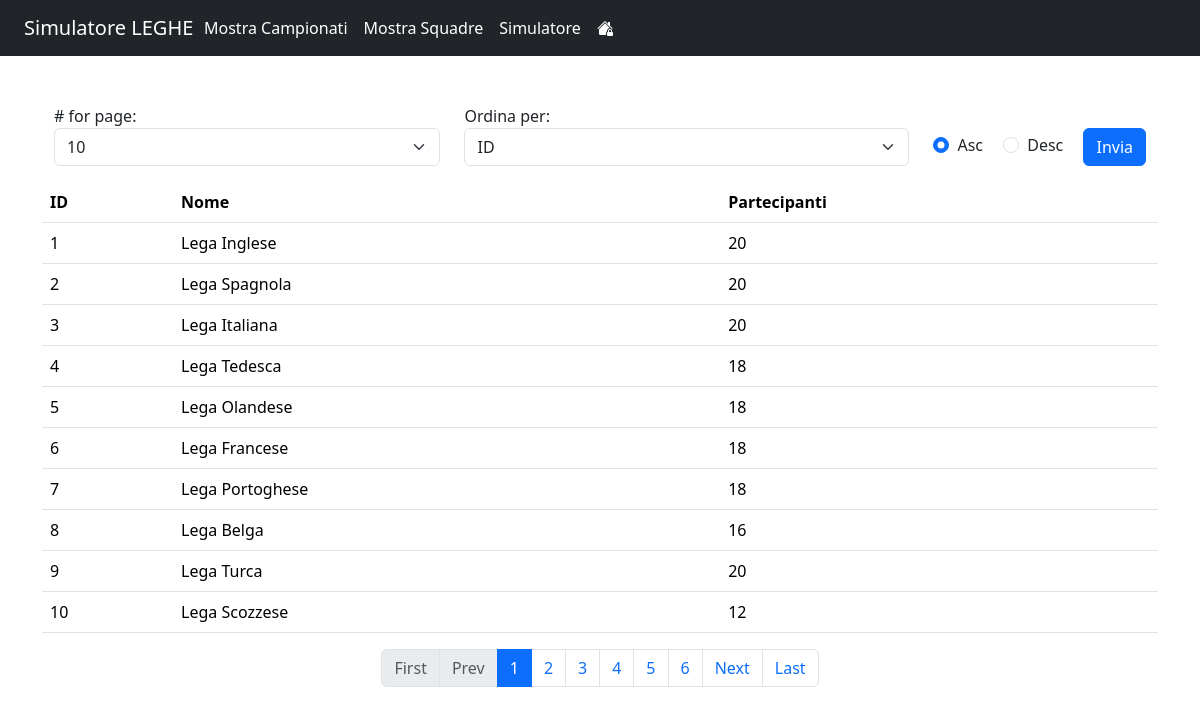
The page /showleagues.php on the database its author committed.
### tables this page shows
CREATE TABLE IF NOT EXISTS campionato (
    ID INT PRIMARY KEY NOT NULL,
    Nome VARCHAR(255) NOT NULL,
    Partecipanti INT NOT NULL
);

### showleagues.php (the view, shortened to what this page needs)
<!DOCTYPE html>
<html lang="en">
<head>
    <?php include("TAG/head.html");
    $rowsPerPage = isset($_GET['rowsPerPage']) ? (int)$_GET['rowsPerPage'] : 10;
    $orderBy = isset($_GET['orderBy']) ? $_GET['orderBy'] : "ID";
    $order = isset($_GET['order']) ? $_GET['order'] : "asc";
    ?>
</head>
<body>
    <?php include("conn.php"); include("TAG/navbar.html"); ?>
    <div class="container mt-5">
        <form class="form-inline" id="paginationForm" method="GET">
            <div class="row">
                <div class="col-lg-auto form-group flex-fill mr-2">
                    <label for="rowsPerPage" class="mr-2"># for page:</label>
                    <select class="form-select" id="rowsPerPage" name="rowsPerPage">
                        <option value="10" <?php if ($rowsPerPage == 10) echo "selected"; ?>>10</option>
                    </select>
                </div>
                <div class="col-lg-auto form-group flex-fill mr-2">
                    <label for="orderBy" class="mr-2">Ordina per:</label>
                    <select class="form-select" id="orderBy" name="orderBy">
                        <option value="ID" <?php if ($orderBy == "ID") echo "selected"; ?>>ID</option>
                    </select>
                </div>
                <div class="col-lg-auto mt-4">
                    <div class="form-check form-check-inline">
                        <input class="form-check-input" type="radio" name="order" id="asc" value="asc" <?php if ($order == "asc") echo "checked"; ?>>
                        <label class="form-check-label" for="asc">Asc</label>
                    </div>
                    <div class="form-check form-check-inline">
                        <input class="form-check-input" type="radio" name="order" id="desc" value="desc" <?php if ($order == "desc") echo "checked"; ?>>
                        <label class="form-check-label" for="desc">Desc</label>
                    </div>
                    <button type="submit" class="btn btn-primary" name="submit">Invia</button>
                </div>
            </div>
        </form>
        <table class="table mt-3" id="campionatoTable">
            <thead>
                <tr>
                    <th scope="col">ID</th>
                    <th scope="col">Nome</th>
                    <th scope="col">Partecipanti</th>
                </tr>
            </thead>
            <tbody>
                <?php
                $rowsPerPage = isset($_GET['rowsPerPage']) ? (int)$_GET['rowsPerPage'] : 10;
                $currentPage = isset($_GET['page']) ? (int)$_GET['page'] : 1;
                $orderBy = isset($_GET['orderBy']) ? $_GET['orderBy'] : "ID";
                $order = isset($_GET['order']) ? $_GET['order'] : "asc";
                $offset = ($currentPage - 1) * $rowsPerPage;
                $sql = "SELECT * FROM campionato ORDER BY $orderBy $order LIMIT $offset, $rowsPerPage";
                $result = $conn->query($sql);
                if ($result->num_rows > 0) {
                    while ($row = $result->fetch_assoc()) {
                        echo "<tr><td>" . $row["ID"] . "</td><td>" . $row["Nome"] . "</td><td>" . $row["Partecipanti"] . "</td></tr>";
                    }
                } else {
                    echo "0 results";
                }
                ?>
            </tbody>
        </table>
        <nav aria-label="Paginazione" id="paginationNav">
            <ul class="pagination justify-content-center mt-3">
                <?php
                $sql = "SELECT COUNT(*) AS total FROM campionato";
                $result = $conn->query($sql);
                $row = $result->fetch_assoc();
                $totalRows = $row['total'];
                $totalPages = ceil($totalRows / $rowsPerPage);
                $prevPage = ($currentPage > 1) ? $currentPage - 1 : 1;
                $nextPage = ($currentPage < $totalPages) ? $currentPage + 1 : $totalPages;
                $pagesToShow = 5;
                $startPage = max(1, $currentPage - $pagesToShow);
                $endPage = min($totalPages, $currentPage + $pagesToShow);
                if ($currentPage != 1) {
                    echo "<li class='page-item'><a class='page-link' href='?page=1&rowsPerPage=$rowsPerPage&orderBy=$orderBy&order=$order'>First</a></li>";
                } else {
                    echo "<li class='page-item disabled'><span class='page-link'>First</span></li>";
                }
                if ($currentPage > 1) {
                    echo "<li class='page-item'><a class='page-link' href='?page=$prevPage&rowsPerPage=$rowsPerPage&orderBy=$orderBy&order=$order'>Prev</a></li>";
                } else {
                    echo "<li class='page-item disabled'><span class='page-link'>Prev</span></li>";
                }
                for ($i = $startPage; $i <= $endPage; $i++) {
                    if ($i == $currentPage) {
                        echo "<li class='page-item active'><span class='page-link'>$i</span></li>";
                    } else {
                        echo "<li class='page-item'><a class='page-link' href='?page=$i&rowsPerPage=$rowsPerPage&orderBy=$orderBy&order=$order'>$i</a></li>";
                    }
                }
                if ($currentPage < $totalPages) {
                    echo "<li class='page-item'><a class='page-link' href='?page=$nextPage&rowsPerPage=$rowsPerPage&orderBy=$orderBy&order=$order'>Next</a></li>";
                } else {
                    echo "<li class='page-item disabled'><span class='page-link'>Next</span></li>";
                }
                if ($currentPage != $totalPages) {
                    echo "<li class='page-item'><a class='page-link' href='?page=$totalPages&rowsPerPage=$rowsPerPage&orderBy=$orderBy&order=$order'>Last</a></li>";
                } else {
                    echo "<li class='page-item disabled'><span class='page-link'>Last</span></li>";
                }
                ?>
            </ul>
        </nav>
    </div>
</body>
</html>

### CSS/style.css (style rules this page uses)
#brand { text-align: center !important; width: 15% !important; padding-left:2% }
.nav-item a { color: #fff !important; }
.row { margin-right: 0px !important; margin-left: 0px !important; }

### rows shown on the page
campionato: ID "1", Nome "Lega Inglese", Partecipanti "20"
campionato: ID "2", Nome "Lega Spagnola", Partecipanti "20"
campionato: ID "3", Nome "Lega Italiana", Partecipanti "20"
campionato: ID "4", Nome "Lega Tedesca", Partecipanti "18"
campionato: ID "5", Nome "Lega Olandese", Partecipanti "18"
campionato: ID "6", Nome "Lega Francese", Partecipanti "18"
campionato: ID "7", Nome "Lega Portoghese", Partecipanti "18"
campionato: ID "8", Nome "Lega Belga", Partecipanti "16"
campionato: ID "9", Nome "Lega Turca", Partecipanti "20"
campionato: ID "10", Nome "Lega Scozzese", Partecipanti "12"
